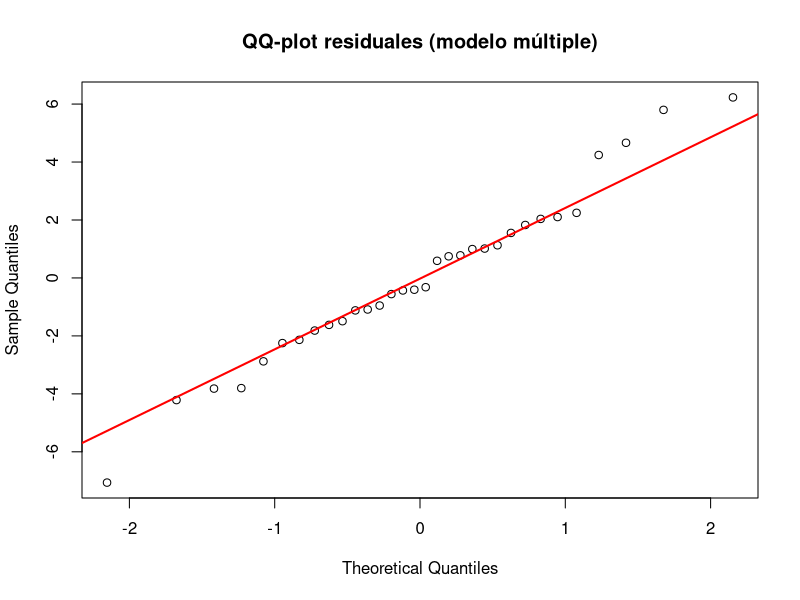
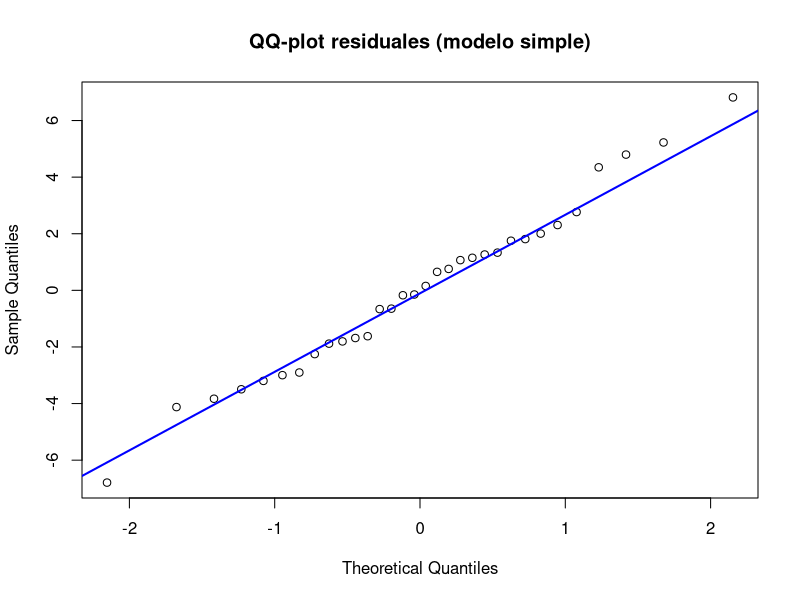
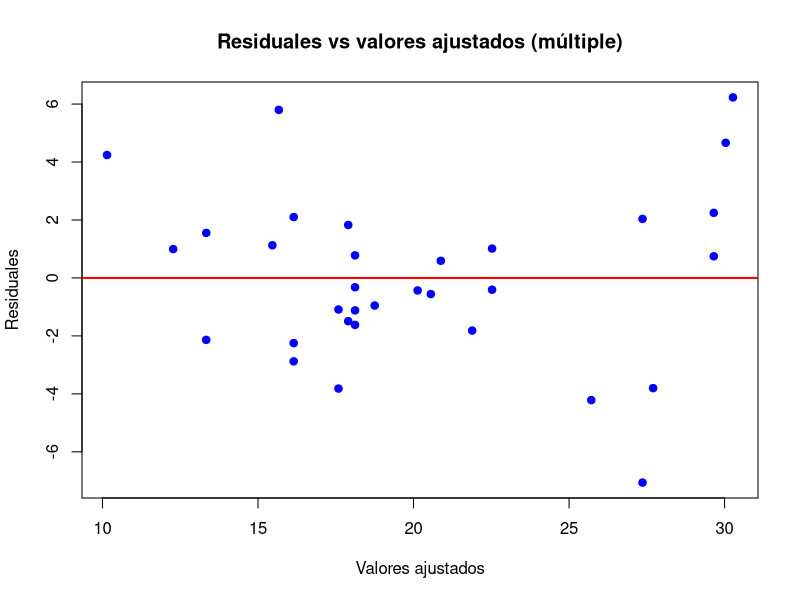
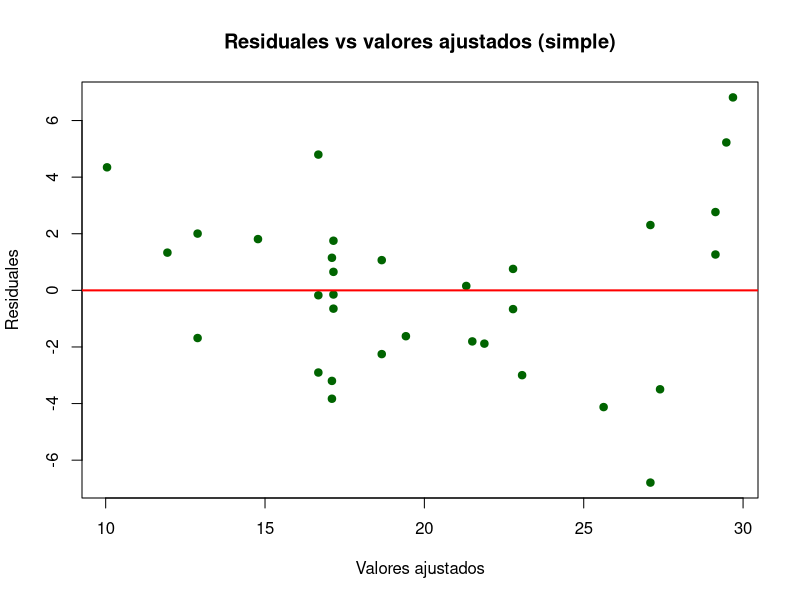
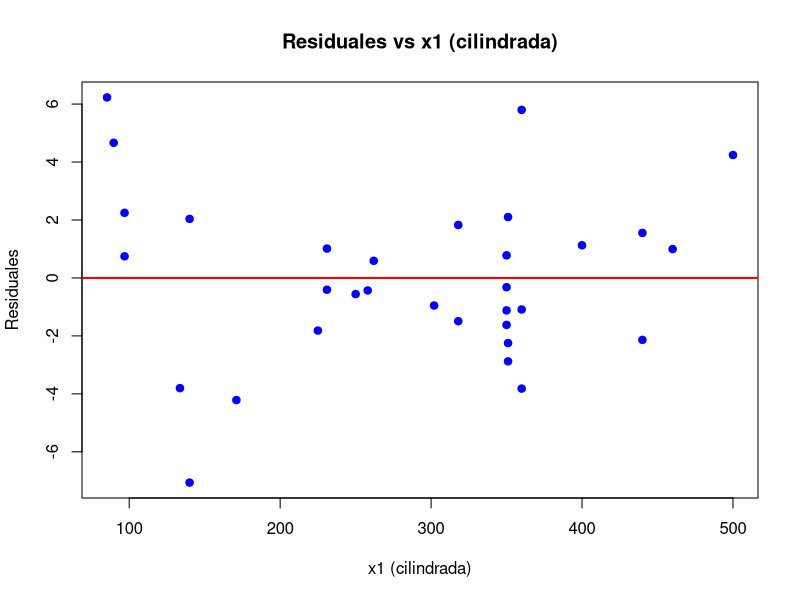
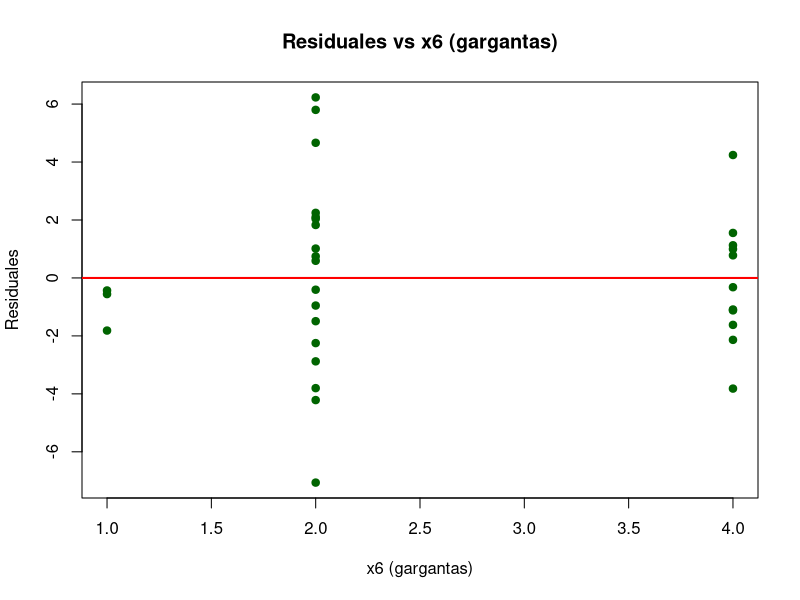
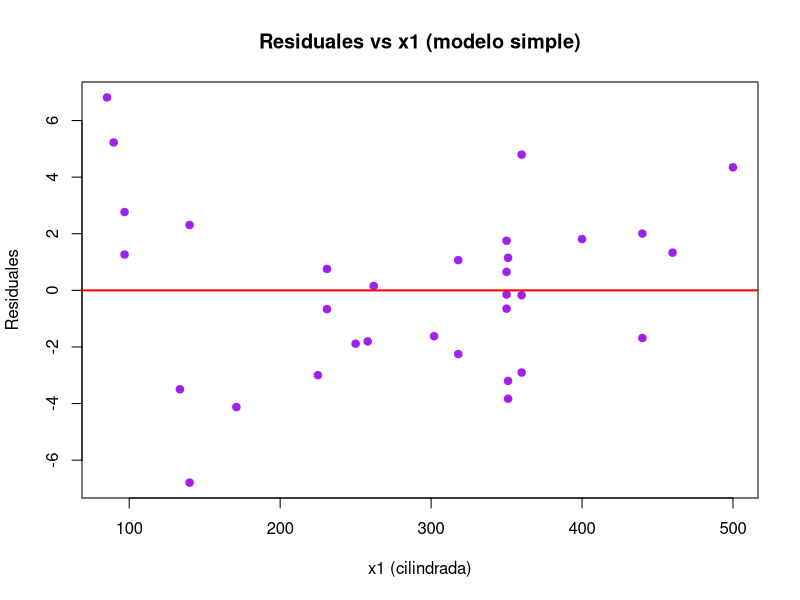

Here is the R script that generated these plots, in order:
datos <- read.csv("Rendimiento_de_gasolina.csv")
datos
############################################################################################################# 
#     a)  Ajustar un modelo de regresión lineal múltiple que relacione el rendimiento de la gasolina 
#         y, en millas por galón,la cilindrada del motor (x1) y la cantidad de gargantas del carburador (x6).
#############################################################################################################
modelo_16 <- lm(y ~ x1 + x6, data = datos)
modelo_16

##########################################################################################
#     b)  Formar la tabla de análisis de varianza y probar la significancia de la regresión.
##########################################################################################
# Matrices del modelo multiple
Y  <- as.matrix(datos$y)
X  <- cbind(1, datos$x1, datos$x6)
n  <- nrow(X)
p  <- ncol(X) - 1

XtX     <- t(X) %*% X
XtX_inv <- solve(XtX)
beta    <- XtX_inv %*% t(X) %*% Y
Yhat    <- X %*% beta
res     <- Y - Yhat

# Sumas de cuadrados (ANOVA)
SCE <- t(beta)%*% t(X)%*%Y-sum(Y)**2/n 

SCT <- t(Y) %*% Y-sum(Y)**2/n        
SSE <- SCT-SCE         

# Grados de libertad
GLT   <- n - 1
GLR   <- p
GLRes <- n - p - 1

# Cuadrados medios y prueba F global
CMR   <- SCE / GLR
CMRes <- SSE / GLRes
F0    <- CMR / CMRes
pval  <- pf(F0, df1 = GLR, df2 = GLRes, lower.tail = FALSE)

 summary(modelo_16)

#########################################################################################################
#     c)  Calcular R2 y R2adj para este modelo. Compararlas con las R2 y R2adj 
#         Ajustado para el modelo de regresión lineal simple, que relaciona las millas con la cilindrada.
#########################################################################################################
 
# para el modelo multiple:
 
# R^2 y R^2 ajustado (múltiple)
R2    <- SCE / SCT
R2adj <- 1 - (SSE/GLRes) / (SCT/GLT)
 
# para el modelo lineal
 
modelo_1 <- lm(y ~ x1, data = datos)

Y2  <- as.matrix(datos$y)
X2  <- cbind(1, datos$x1)             
n2  <- nrow(X2)
p2  <- ncol(X2) - 1

XtX2     <- t(X2) %*% X2
XtX2_inv <- solve(XtX2)
beta2    <- XtX2_inv %*% t(X2) %*% Y2
Yhat2    <- X2 %*% beta2
res2     <- Y2 - Yhat2

SCE2 <- t(beta2)%*% t(X2)%*%Y2-sum(Y2)**2/n2 
SCT2 <- t(Y2) %*% Y2-sum(Y2)**2/n2        
SSE2 <- SCT2-SCE2 

GLT2   <- n2 - 1
GLR2   <- p2
GLRes2 <- n2 - p2 - 1

MSR2 <- SCE2 / GLR2
MSE2 <- SSE2 / GLRes2
F02  <- MSR2 / MSE2
pvalF2 <- pf(F02, df1 = GLR2, df2 = GLRes2, lower.tail = FALSE)

R2_S2    <- SCE2 / SCT2
R2adj_S2 <- 1 - (SSE2/GLRes2) / (SCT2/GLT2)

# (verificación opcional)
# summary(modelo_1)

#######################################################
#     d)  Determinar un intervalo de confianza para β1.
#######################################################
j <- 2  
varest2 <- MSE2
tcrit2  <- qt(0.975, df = GLRes2)

beta1_hat_S <- beta2[j, 1]
se_beta1_S  <- sqrt(varest2 * XtX2_inv[j, j])

IC_beta1_S <- c(LI = beta1_hat_S - tcrit2 * se_beta1_S,
                LS = beta1_hat_S + tcrit2 * se_beta1_S)

##################################################################################################
#     e)  Determinar un intervalo de confianza de 95% para el rendimiento promedio de la gasolina, 
#         cuando x1=225pulg 3 y x6=2 gargantas.
##################################################################################################
X0 <- matrix(c(1, 225, 2), nrow = 1)   # 1 x 3
y0_hat <- as.numeric(X0 %*% beta)

varest <- CMRes                  # = SSE / GLRes
tcrit  <- qt(0.975, df = GLRes)

se_mean <- sqrt( varest * (X0 %*% XtX_inv %*% t(X0)) )
IC_media <- c(LI = y0_hat - tcrit * se_mean,
              LS = y0_hat + tcrit * se_mean)

se_pred <- sqrt( varest * (1 + X0 %*% XtX_inv %*% t(X0)) )
IC_pred <- c(LI = y0_hat - tcrit * se_pred,
             LS = y0_hat + tcrit * se_pred)

list(
  anova_multiple = list(SCE = SCE, SSE = SSE, SCT = SCT,
                        GLR = GLR, GLRes = GLRes, GLT = GLT,
                        CMR = CMR, CMRes = CMRes, F0 = F0, pval = pval),
  r2_multiple    = list(R2 = R2, R2adj = R2adj),
  r2_simple      = list(R2 = R2_S2, R2adj = R2adj_S2, F = F02, pval = pvalF2),
  IC_beta1_simple = list(beta1_hat = beta1_hat_S, IC95 = IC_beta1_S),
  prediccion_punto = list(y0_hat = y0_hat, IC_media_95 = IC_media, IC_pred_95 = IC_pred)
)

##############################################################################################################
#     f)  Determinar un intervalo de predicción de 95% para una nueva observación de rendimiento de gasolina, 
#         cuando x1=225pulg 3 y x6=2 gargantas.
#############################################################################################################

X0_f <- matrix(c(1, 225, 2), nrow = 1)                 # 1 x 3
y0_hat_f <- as.numeric(X0_f %*% beta)

varest_f <- CMRes                                      # = SSE / GLRes
tcrit_f  <- qt(0.975, df = GLRes)

se_pred_f <- sqrt( varest_f * (1 + X0_f %*% XtX_inv %*% t(X0_f)) )
IC_pred_f <- c(LI = y0_hat_f - tcrit_f * se_pred_f,
               LS = y0_hat_f + tcrit_f * se_pred_f)

y0_hat_f
IC_pred_f

###############################################################################################################
#     g)  Considerar el modelo de regresión lineal simple, que relaciona las millas con la cilindrada. 
#         Construir un intervalo de confianza de 95% para el rendimiento promedio de la gasolina y un intervalo 
#         de predicción para el rendimiento, cuando x1=225pulg 3. Comparar las longitudes de estos intervalos 
#         con los intervalos obtenidos en los dos incisos anteriores. ¿Tiene ventajas agregar x6al modelo?
###############################################################################################################

# Punto nuevo para el simple
X0_g <- matrix(c(1, 225), nrow = 1)                    # 1 x 2
y0_hat_g <- as.numeric(X0_g %*% beta2)

varest_g <- MSE2
tcrit_g  <- qt(0.975, df = GLRes2)

# IC de la media (simple)
se_mean_g <- sqrt( varest_g * (X0_g %*% XtX2_inv %*% t(X0_g)) )
IC_media_g <- c(LI = y0_hat_g - tcrit_g * se_mean_g,
                LS = y0_hat_g + tcrit_g * se_mean_g)

# Intervalo de predicción (simple)
se_pred_g <- sqrt( varest_g * (1 + X0_g %*% XtX2_inv %*% t(X0_g)) )
IC_pred_g <- c(LI = y0_hat_g - tcrit_g * se_pred_g,
               LS = y0_hat_g + tcrit_g * se_pred_g)

# Longitudes (simple vs múltiple)
len_media_g <- IC_media_g[2] - IC_media_g[1]
len_pred_g  <- IC_pred_g[2]  - IC_pred_g[1]

# Para comparar la predicción de f) (múltiple) con la de g) (simple):
len_pred_f  <- IC_pred_f[2]  - IC_pred_f[1]

list(
  simple = list(y0_hat = y0_hat_g,
                IC_media_95 = IC_media_g,
                IC_pred_95  = IC_pred_g,
                longitudes  = list(media = len_media_g, pred = len_pred_g)),
  multiple = list(y0_hat = y0_hat_f,
                  IC_pred_95 = IC_pred_f,
                  longitud_pred = len_pred_f)
)
#######################################################################################################
#     h)  Trazar una gráfica de probabilidad normal de los residuales. ¿Parece haber algún problema con 
#         la hipótesis de normalidad?
#######################################################################################################
res_mult <- residuals(modelo_16)

qqnorm(res_mult, main = "QQ-plot residuales (modelo múltiple)")
qqline(res_mult, col = "red", lwd = 2)
## parece haber normalidad

res_simp <- residuals(modelo_1)

qqnorm(res_simp, main = "QQ-plot residuales (modelo simple)")
qqline(res_simp, col = "blue", lwd = 2)
## tambien parece haber normalidad

#################################################################################################
#     i)  Trazar e interpretar una gráfica de los residuales en función de la respuesta predicha.
#################################################################################################
res_mult <- residuals(modelo_16)
yhat_mult <- fitted(modelo_16)

plot(yhat_mult, res_mult,
     main = "Residuales vs valores ajustados (múltiple)",
     xlab = "Valores ajustados",
     ylab = "Residuales",
     pch = 19, col = "blue")
abline(h = 0, col = "red", lwd = 2)

res_simp <- residuals(modelo_1)
yhat_simp <- fitted(modelo_1)

plot(yhat_simp, res_simp,
     main = "Residuales vs valores ajustados (simple)",
     xlab = "Valores ajustados",
     ylab = "Residuales",
     pch = 19, col = "darkgreen")
abline(h = 0, col = "red", lwd = 2)

###################################################################################################
#     j)  Trazar las gráficas de los residuales en función de cada una de las variables regresoras. 
#         ¿Implican esas gráficas que se especificó en forma correcta el regresor?
###################################################################################################

# Residuales del modelo múltiple
res_mult <- residuals(modelo_16)

# Residuales vs x1 (cilindrada)
plot(datos$x1, res_mult,
     main = "Residuales vs x1 (cilindrada)",
     xlab = "x1 (cilindrada)", ylab = "Residuales",
     pch = 19, col = "blue")
abline(h = 0, col = "red", lwd = 2)

# Residuales vs x6 (gargantas)
plot(datos$x6, res_mult,
     main = "Residuales vs x6 (gargantas)",
     xlab = "x6 (gargantas)", ylab = "Residuales",
     pch = 19, col = "darkgreen")
abline(h = 0, col = "red", lwd = 2)

# Residuales del modelo simple
res_simp <- residuals(modelo_1)

plot(datos$x1, res_simp,
     main = "Residuales vs x1 (modelo simple)",
     xlab = "x1 (cilindrada)", ylab = "Residuales",
     pch = 19, col = "purple")
abline(h = 0, col = "red", lwd = 2)
